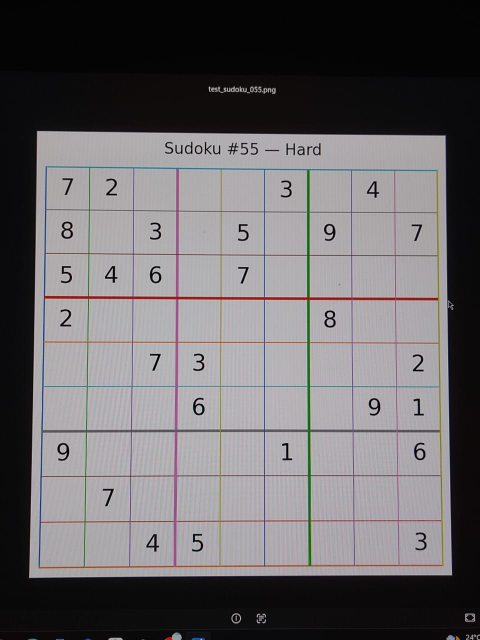
#> input picture camera_photo.jpeg, 960 x 1280 px (shown at 1/2 size)
$ python grid_detect.py camera_photo.jpeg
#> lines starting #> are read from the running program, lines starting #| are printed output that depends on the picture; after the words box and inside, x2 and y2 are one past the last pixel; in counts of white or black regions, pixels touching at a corner belong together
### preprocess.py
"""
Sub-step 1: load and preprocess a photo of a sudoku puzzle.

Goal: turn a raw, possibly noisy/unevenly-lit phone photo into a clean
black-and-white image where grid lines and digits are crisp - this is
what grid detection (sub-step 2) will operate on.

Pipeline:
    load (with EXIF rotation applied)
      -> resize if too large
      -> per-channel threshold -> OR
      -> morphological open

Why per-channel thresholding instead of a single grayscale pass:
    Sudoku puzzles (especially app-generated / printed-on-color ones)
    frequently use COLORED grid lines - yellow, pink, cyan, green, etc.
    Converting straight to grayscale collapses a saturated colored line
    to a light shade of gray, which an adaptive threshold with c=7 then
    treats as background and silently drops. The result is a broken,
    fragmented grid border that grid_detect can't find.

    The fix: threshold each BGR channel separately and OR the results.
    Any colored line is dark in AT LEAST one channel (yellow is dark in
    B, cyan is dark in R, green is dark in R and B, ...), so OR-ing the
    three binaries recovers every line regardless of hue. Black lines
    are dark in all three channels, so they're still recovered exactly
    as before.

Why resize before thresholding:
    Adaptive threshold's block_size is a pixel count, not a fraction of
    the image. A block_size tuned for a ~900px test image (21px
    neighborhood) is far too small for a 4000px phone camera capture:
    the neighborhood ends up smaller than the grid-line spacing, so
    each line is treated as isolated and the output fragments. Resizing
    the longest edge down to a fixed maximum makes preprocessing behave
    the same regardless of source resolution. INTER_AREA is used
    (rather than INTER_LINEAR/CUBIC) because it's the correct choice
    for downscaling - it averages pixels and avoids aliasing artifacts.

Why EXIF rotation matters:
    Phone cameras usually save portrait photos in landscape orientation
    with an EXIF "rotate me" tag. cv2.imread silently IGNORES that tag,
    so the pipeline sees a sideways grid and detection fails. Loading
    via PIL with exif_transpose() bakes the rotation into the pixels
    before OpenCV ever sees them.
"""

import os

import cv2
import numpy as np
from PIL import Image, ImageOps


# Longest edge is scaled down to this on load. Chosen to be big enough
# that a grid still has plenty of pixels per cell (a 9x9 grid at 1200px
# gives ~130px per cell - way more than the CNN needs) but small enough
# that block_size=21 in adaptive threshold still sees a sensible local
# neighborhood. Test images at ~900px are unchanged by this.
MAX_DIM = 1200


def load_image(path, min_size=100):
    """
    Load an image from disk, applying EXIF orientation and downscaling
    if the source is very large.

    Raises:
        FileNotFoundError: if the path doesn't exist on disk at all.
        ValueError: if the path exists but isn't a readable/valid image,
            or if it's readable but too small to plausibly contain a
            usable sudoku photo.
    """
#> called with path = 'camera_photo.jpeg', min_size = 100
    if not os.path.exists(path):
        raise FileNotFoundError(f"No file found at: {path}")

    try:
        pil_img = Image.open(path)
#> pil_img is the input picture: PIL image 960x1280 RGB; mean R, G, B 105.6, 102.7, 104.8
        pil_img = ImageOps.exif_transpose(pil_img)   # bake in EXIF rotation
        pil_img = pil_img.convert("RGB")
    except Exception as e:
        raise ValueError(
            f"File exists at {path} but couldn't be read as an image "
            f"(it may be corrupted or not actually an image file): {e}"
        )

    # PIL gives us RGB; OpenCV expects BGR
    img = cv2.cvtColor(np.array(pil_img), cv2.COLOR_RGB2BGR)

    h, w = img.shape[:2]
#> h = 1280; w = 960
    if h < min_size or w < min_size:
        raise ValueError(
            f"Image is only {w}x{h}px, too small to reliably process "
            f"(need at least {min_size}x{min_size}px)"
        )

    # Resize if the longest edge exceeds MAX_DIM
    longest = max(h, w)
#> longest = 1280
    if longest > MAX_DIM:
        scale = MAX_DIM / longest
#> scale = 0.938
        new_w = int(w * scale)
#> new_w = 900
        new_h = int(h * scale)
#> new_h = 1200
        img = cv2.resize(img, (new_w, new_h), interpolation=cv2.INTER_AREA)
#> img: shape (1200, 900, 3)

    return img


def preprocess(img, blur_ksize=7, block_size=21, c=7):
    """
    Convert a raw BGR image into a clean binary (black/white) image ready
    for grid-line detection.

    Color-robust: works on black-on-white printed grids AND on grids
    whose lines are colored (yellow, pink, cyan, green, etc.).

    Args:
        img: raw image as loaded by load_image() (already EXIF-corrected
            and resized to <= MAX_DIM).
        blur_ksize: Gaussian blur kernel size (must be odd).
        block_size: neighborhood size adaptive threshold looks at when
            deciding the local black/white cutoff (must be odd).
        c: constant subtracted from the local mean in adaptive threshold.

    Returns:
        binary: single-channel image, grid lines/digits are white (255)
                on a black (0) background.
    """
#> called with blur_ksize = 7, block_size = 21, c = 7
    # split into B, G, R - threshold each independently. A colored line
    # that's light in grayscale is still dark relative to its local
    # neighborhood in at least one of these channels.
    channel_binaries = []
    for channel in cv2.split(img):
        blurred = cv2.GaussianBlur(channel, (blur_ksize, blur_ksize), 0)
        thresh = cv2.adaptiveThreshold(
            blurred, 255,
            cv2.ADAPTIVE_THRESH_GAUSSIAN_C,
            cv2.THRESH_BINARY,
            block_size, c,
        )
        channel_binaries.append(cv2.bitwise_not(thresh))   # ink = white
#> this loop made 3 passes
#> pass 1, in preprocess, `thresh = cv2.adaptiveThreshold( blurred, 255, cv2.ADAPTIVE_THRESH_GAUS..`:
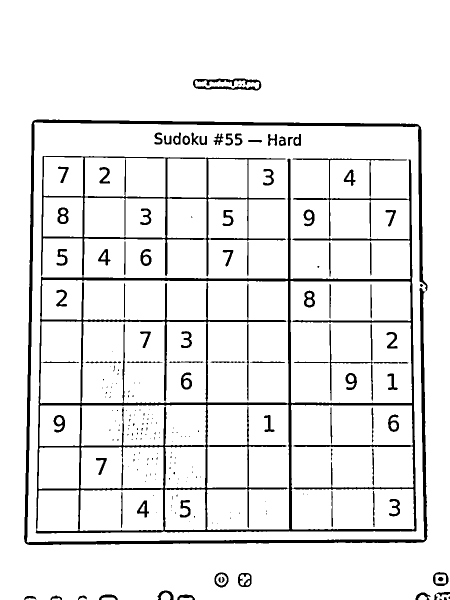
#> thresh: shape (1200, 900) (shown at 1/2 size); 91.8% white; 219 black regions (137 under 20 px), largest, box (x1, y1, x2, y2) and area: (71, 312, 833, 1067) 47521, (48, 239, 855, 1090) 20189, (386, 157, 523, 181) 1418
#> after the loop:
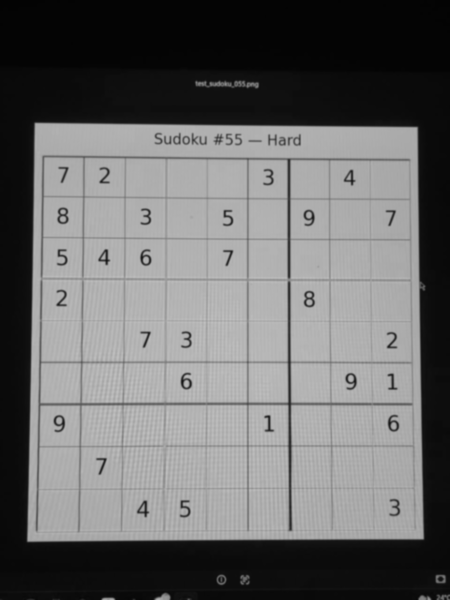
#> blurred: shape (1200, 900) (shown at 1/2 size); min 3, max 194, mean 105.6
#> after the loop:
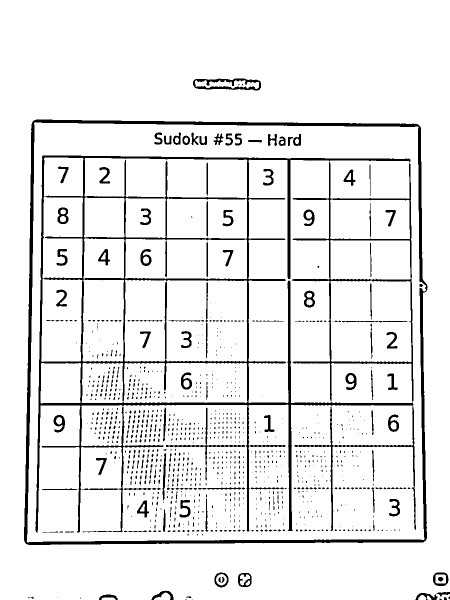
#> thresh: shape (1200, 900) (shown at 1/2 size); 91.8% white; 1086 black regions (954 under 20 px), largest, box (x1, y1, x2, y2) and area: (71, 311, 832, 1065) 39522, (48, 239, 855, 1090) 19910, (386, 157, 522, 181) 1411
#> after the loop, channel_binaries = 3 items

    combined = cv2.bitwise_or(
        channel_binaries[0],
        cv2.bitwise_or(channel_binaries[1], channel_binaries[2]),
    )
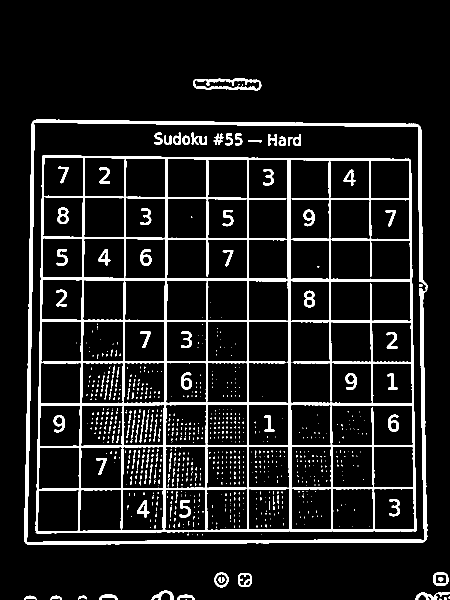
#> combined: shape (1200, 900) (shown at 1/2 size); 9.7% white; 909 white regions (798 under 20 px), largest, box (x1, y1, x2, y2) and area: (71, 311, 833, 1067) 60313, (48, 239, 855, 1090) 21101, (386, 157, 523, 181) 1428

    # gentle opening - thin colored lines hate aggressive morphology
    kernel = cv2.getStructuringElement(cv2.MORPH_ELLIPSE, (2, 2))
#> kernel = [[0, 1], [1, 1]]
    cleaned = cv2.morphologyEx(combined, cv2.MORPH_OPEN, kernel)
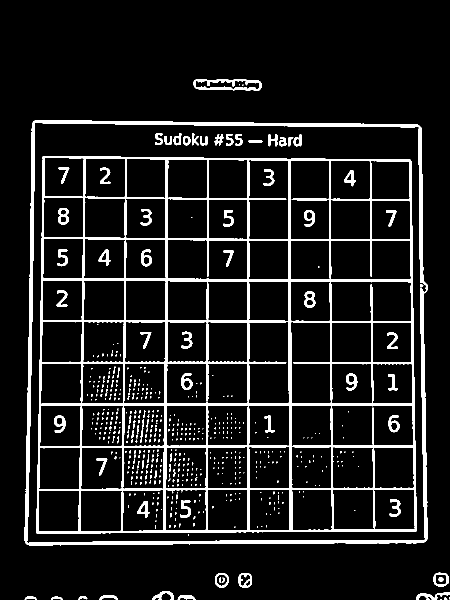
#> cleaned: shape (1200, 900) (shown at 1/2 size); 9.5% white; 596 white regions (507 under 20 px)
    return cleaned


# [17 lines that do not run on import are left out]

### grid_detect.py
"""
Sub-step 2: find the sudoku grid's outer boundary in a preprocessed image.

Input: the binary (black/white) image from preprocess.preprocess()
Output: 4 corner points of the grid, in order [top-left, top-right,
        bottom-right, bottom-left] - ready for perspective correction
        in sub-step 3.

Approach:
- Find all contours in the binary image.
- The grid border is (almost always) the largest connected white shape,
  since it's the biggest continuous structure in a sudoku photo.
- Approximate that contour's shape - if it simplifies down to 4 points,
  we've found the grid's corners directly.
- If the largest contour doesn't simplify to exactly 4 points (common
  with slight photo noise/damage), fall back to using its bounding
  rotated rectangle instead - less precise, but keeps the pipeline going
  rather than failing outright.

Note on the aspect-ratio window below: it used to be 0.8-1.25, which
works for clean printed scans but is a bit too strict for colored /
app-rendered grids whose rounded or slightly clipped corners can
produce a bounding box that isn't quite that square. Loosened to
0.7-1.4, which is still tight enough to reject a full-page outline
(the actual thing this check exists to guard against) while accepting
slightly-less-square colored grids.
"""

import os
import sys

import cv2
import numpy as np

# ensure this script can find preprocess.py sitting next to it, regardless
# of which directory the terminal happens to be in when it's run
sys.path.insert(0, os.path.dirname(os.path.abspath(__file__)))

from preprocess import load_image, preprocess


def find_grid_contour(binary_img):
    """
    Returns 4 corner points (float32, shape (4,2)) of the detected grid,
    ordered [top-left, top-right, bottom-right, bottom-left].
    Raises ValueError if no plausible grid-sized contour is found.
    """
    contours, _ = cv2.findContours(binary_img, cv2.RETR_EXTERNAL, cv2.CHAIN_APPROX_SIMPLE)
#> contours = 16 contours, 4 with area under 20; largest, box (x1, y1, x2, y2) and area: (49, 240, 856, 1091) 666208, (387, 158, 524, 182) 2572, (867, 1145, 898, 1173) 683, (477, 1147, 504, 1175) 640, (430, 1146, 458, 1176) 635
    if not contours:
        raise ValueError("No contours found - is the preprocessed image empty/blank?")

    img_area = binary_img.shape[0] * binary_img.shape[1]
#> img_area = 1080000

    # sort every contour by area, largest first, and take the first one
    # that's both big enough AND roughly square. Just taking the single
    # largest contour breaks on photos with a lot of surrounding page
    # whitespace (URLs, captions, watermarks) - in those cases the biggest
    # connected shape is often the whole page boundary, not the grid. A
    # sudoku grid is always close to square (width ~= height), while a
    # full page usually isn't, so squareness is what actually tells them apart.
    candidates = sorted(contours, key=cv2.contourArea, reverse=True)
#> candidates has the same summary as contours

    largest = None
    for c in candidates:
        area = cv2.contourArea(c)
        if area < img_area * 0.10:
            break  # remaining contours are too small to be the grid

        x, y, w, h = cv2.boundingRect(c)
        aspect_ratio = w / h if h > 0 else 0
        # loosened from 0.8-1.25: colored / app-rendered grids sometimes
        # have rounded or slightly clipped corners, producing a bounding
        # box that isn't quite as square as a clean printed scan's. The
        # aspect-ratio guard is still the main defence against picking
        # a full-page outline instead of the grid, just slightly more
        # permissive.
        if 0.7 <= aspect_ratio <= 1.4:
            largest = c
            break
#> this loop made 1 pass
#> (area, x, y, w, h, aspect_ratio) on pass 1: (666208.5, 49, 240, 807, 851, 0.948)

    if largest is None:
        raise ValueError(
            "No plausibly square, grid-sized contour found "
            "(check lighting/focus, or that the whole grid is in frame)"
        )

    perimeter = cv2.arcLength(largest, True)
#> perimeter = 3310.4
    approx = cv2.approxPolyDP(largest, 0.02 * perimeter, True)
#> approx = [[67, 242], [51, 1086], [851, 1082], [842, 255]]

    if len(approx) == 4:
        points = approx.reshape(4, 2).astype("float32")
#> points = [[67, 242], [51, 1086], [851, 1082], [842, 255]]
    else:
        # fallback: use the minimum-area rotated bounding rect instead
        rect = cv2.minAreaRect(largest)
        points = cv2.boxPoints(rect).astype("float32")

    return order_corners(points)


def order_corners(pts):
    """
    Sort 4 arbitrary corner points into [top-left, top-right,
    bottom-right, bottom-left] order, regardless of the order
    contour detection happened to return them in.
    """
    rect = np.zeros((4, 2), dtype="float32")
    s = pts.sum(axis=1)
#> s = [309, 1137, 1933, 1097]
    rect[0] = pts[np.argmin(s)]  # top-left: smallest x+y
    rect[2] = pts[np.argmax(s)]  # bottom-right: largest x+y

    diff = np.diff(pts, axis=1)
#> diff = [175, 1035, 231, -587]
#> `corners = find_grid_contour(binary)`: corners = [[67, 242], [842, 255], [851, 1082], [51, 1086]]
#| [[  67.  242.]
#|  [ 842.  255.]
#|  [ 851. 1082.]
#|  [  51. 1086.]]
    rect[1] = pts[np.argmin(diff)]  # top-right: smallest y-x
    rect[3] = pts[np.argmax(diff)]  # bottom-left: largest y-x
    return rect


def draw_debug(original_img, corners, out_path="grid_corners_debug.png"):
    """Draw the detected corners + outline on the original image for visual sanity-checking."""
#> called with corners = array of shape (4, 2), out_path = 'grid_corners_debug.png'
    debug = original_img.copy()
    pts = corners.astype(int)
#> pts = [[67, 242], [842, 255], [851, 1082], [51, 1086]]
    cv2.polylines(debug, [pts], isClosed=True, color=(0, 255, 0), thickness=3)
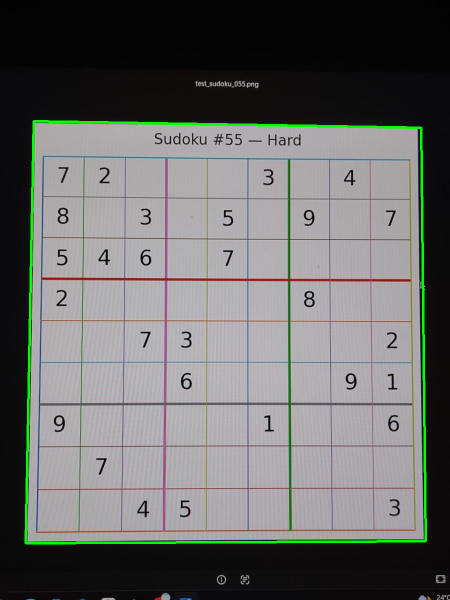
#> debug: shape (1200, 900, 3) (shown at 1/2 size); mean B, G, R 104.4, 106.2, 105.1
    for (x, y) in pts:
        cv2.circle(debug, (x, y), 8, (0, 0, 255), -1)
#> this loop made 4 passes
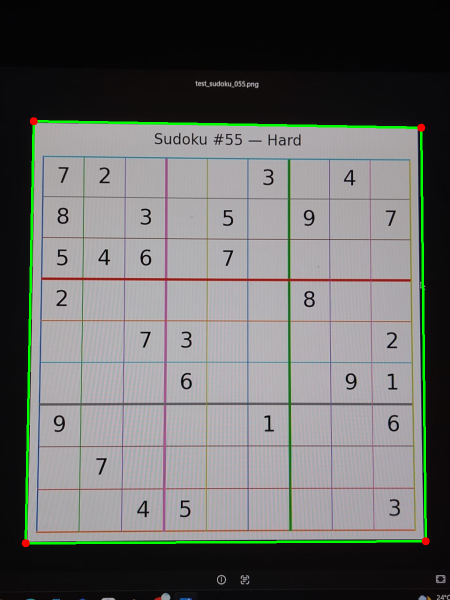
#> debug: shape (1200, 900, 3) (shown at 1/2 size); 0.07% of pixels changed, all inside (x1, y1, x2, y2) = (43, 234, 860, 1095)
    cv2.imwrite(out_path, debug)
    return out_path


if __name__ == "__main__":
    import sys

    if len(sys.argv) < 2:
        print("Usage: python grid_detect.py <path_to_sudoku_photo>")
        sys.exit(1)

    path = sys.argv[1]
    img = load_image(path)
    binary = preprocess(img)

    corners = find_grid_contour(binary)
    print("Detected grid corners (top-left, top-right, bottom-right, bottom-left):")
    print(corners)

    out = draw_debug(img, corners)
#> out = 'grid_corners_debug.png'
    print(f"\nDebug visualization saved to: {out}")
#| Debug visualization saved to: grid_corners_debug.png
    print("Open it and check: the green outline should trace the sudoku's outer border,")
    print("with a red dot on each of the 4 true corners.")
